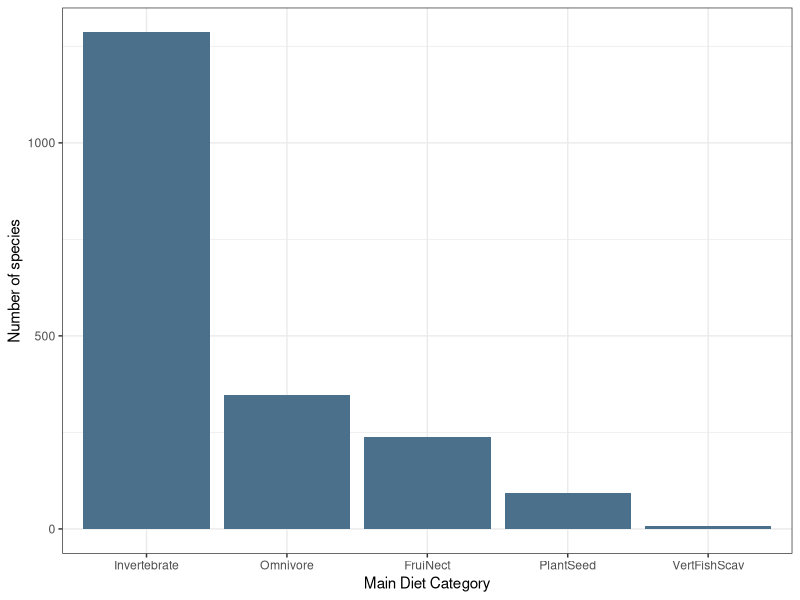
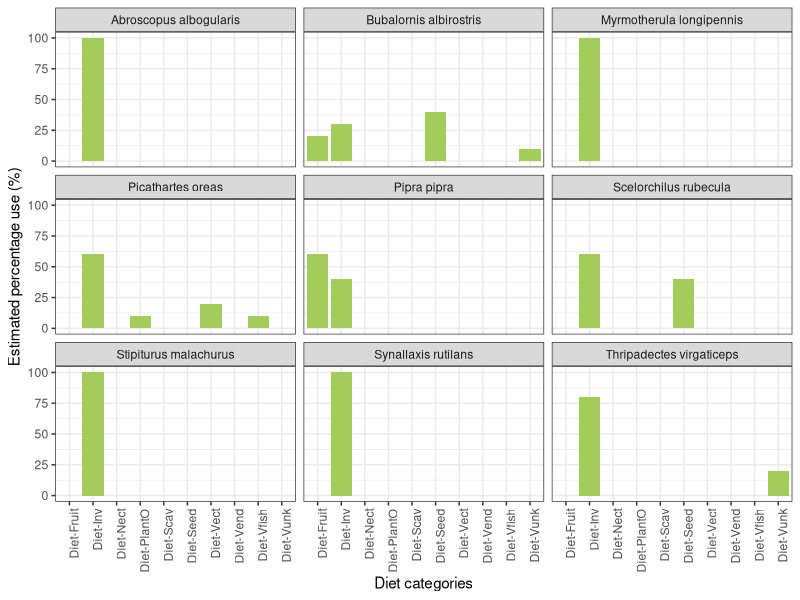
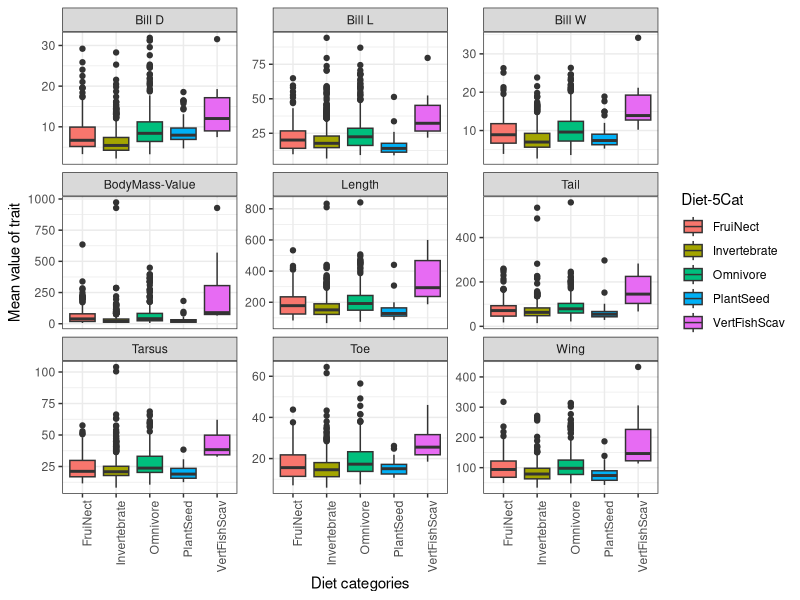
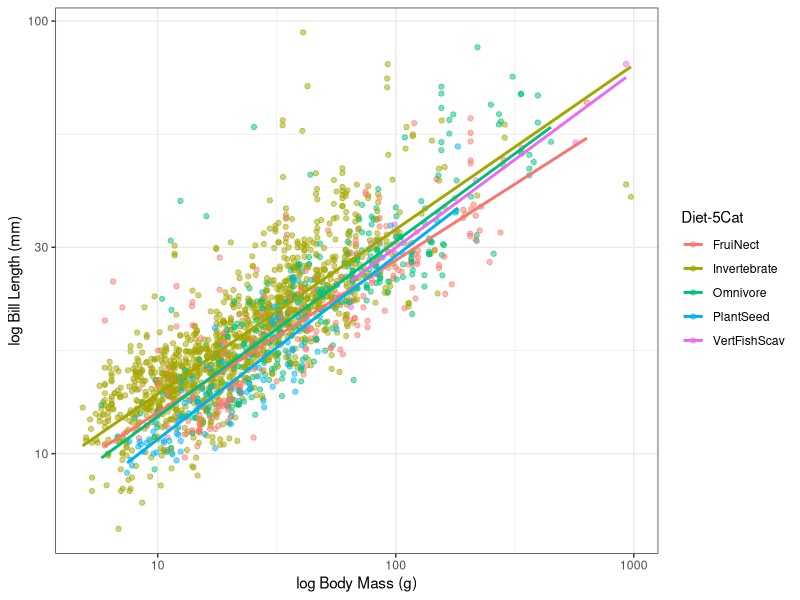
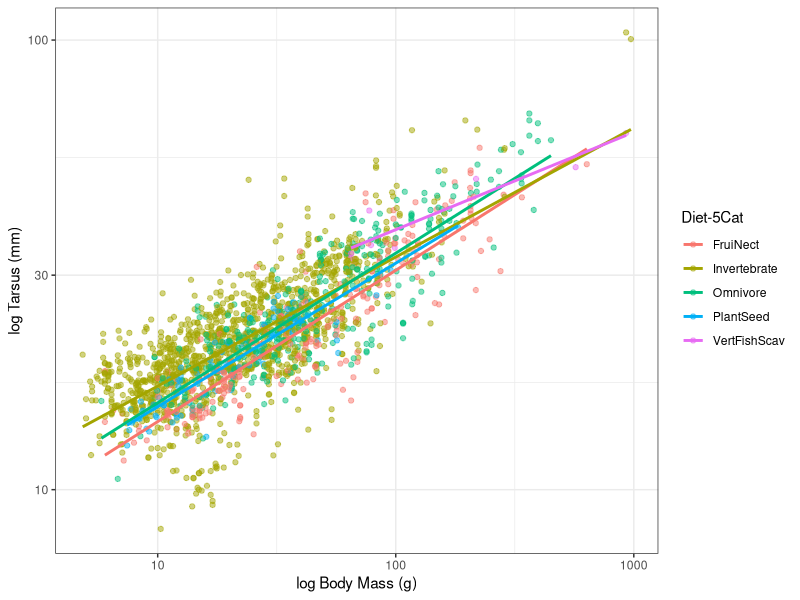

Source code (R) for these figures, in order:
# Run analysis and produce graphs
#setwd("hw07")

library(tidyverse)

# Load clean file
bird_data <- read_csv("bird_data_clean.csv")

# fix class of some variables
bird_data <- bird_data %>% 
  mutate(Length = as.double(Length),
         Tarsus = as.double(Tarsus),
         Toe = as.factor(Toe),
         `Diet-5Cat` = as.factor(`Diet-5Cat`))

glimpse(bird_data)

# Number of species in each Diet category
fig1 <- dplyr::count(bird_data, `Diet-5Cat`) %>%
  arrange(-n) %>%
  mutate(`Diet-5Cat` = factor(`Diet-5Cat`, `Diet-5Cat`)) %>%
  ggplot(aes(x=`Diet-5Cat`, y=n)) + geom_bar(stat="identity", fill = "skyblue4") +
  labs(x = "Main Diet Category", y = "Number of species") +
  theme_bw()
ggsave("fig1_spbydiet.png", plot = fig1, width = 6, height = 4)

# Diet is also represented as the % use of different food sources, lets show this visaully by
# subsetting data for 9 species and rearranging data to create two variables and
# percentange of use of each diet type per species

bird_sample <- bird_data %>%
  sample_n(9, replace = TRUE) %>% 
  select(Scientific, `Diet-Inv`:`Diet-PlantO`) %>% 
  gather(diet_types, percentage_use, `Diet-Inv`:`Diet-PlantO`)

fig2 <- bird_sample %>% 
  ggplot(aes(y = percentage_use, x = diet_types)) + theme_bw() +
  geom_bar(position = "dodge", stat = "identity", fill = "#A2CD5A") +
  theme(axis.text.x = element_text(angle=90, hjust = 1)) +
  labs(x = "Diet categories", y = "Estimated percentage use (%)") +
  facet_wrap(~Scientific) 
ggsave("fig2_sample_diet_use.png", plot = fig2, width = 6, height = 4)

#### Now into more complex stuff
# Lets show the distribution of traits per diet category
bird_diet <- bird_data %>%
  select(Scientific, `Diet-5Cat`, `BodyMass-Value`:`Bill D`) %>% 
  gather(trait, value, `BodyMass-Value`:`Bill D`)

bird_diet <- bird_diet %>% 
  mutate(`Diet-5Cat` = as.factor(`Diet-5Cat`),
         trait = as.factor(trait),
         value = as.double(value))

# Plot to show distribution of each morphological trait by Diet category
fig3 <- bird_diet %>% 
ggplot(aes(x = `Diet-5Cat`, y = value, fill = `Diet-5Cat`)) +
  geom_boxplot() + theme_bw() +
  theme(axis.text.x = element_text(angle=90, hjust = 1)) +
  labs(x = "Diet categories", y = "Mean value of trait") +
  facet_wrap(~trait, scales = "free_y")
ggsave("fig3_trait_distribution_per_diet.png", plot = fig3, width = 6, height = 6)


# Is there a difference between Mass and Bill length among diet categories
fig4 <- bird_data %>% 
  ggplot(aes(`BodyMass-Value`, `Bill L`)) + theme_bw() +
  geom_jitter(aes(col = `Diet-5Cat`), alpha = 0.5) +
  scale_x_log10() +
  scale_y_log10() +
  geom_smooth(aes(col = `Diet-5Cat`), method = lm, se = F) +
  labs(x = "log Body Mass (g)", y = "log Bill Length (mm)")
ggsave("fig4_bill_mass.png", plot = fig4, width = 6, height = 6) 

# What about Tarsus length and Mass among diet categories
fig5 <- bird_data %>% 
  ggplot(aes(`BodyMass-Value`, Tarsus)) + theme_bw() +
  geom_jitter(aes(col = `Diet-5Cat`), alpha = 0.5) +
  scale_x_log10() +
  scale_y_log10() +
  geom_smooth(aes(col = `Diet-5Cat`), method = lm, se = F) +
  labs(x = "log Body Mass (g)", y = "log Tarsus (mm)")
ggsave("fig5_tarsus_mass.png", plot = fig5, width = 6, height = 6)

